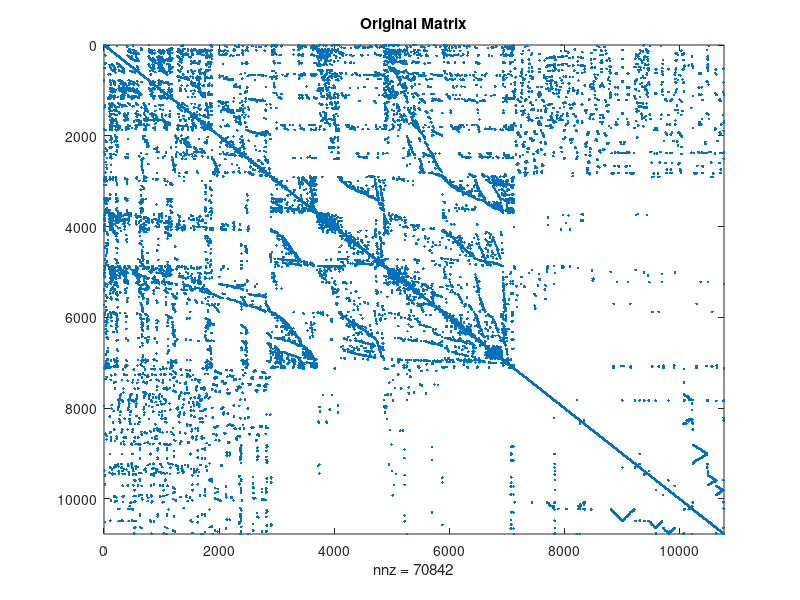
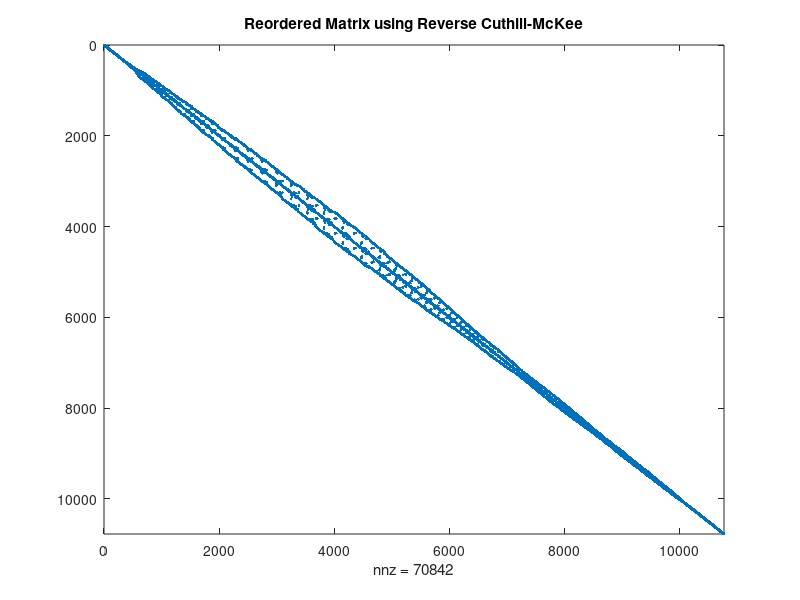

MATLAB code to generate these figures, in order:
% This script loads a symmetric positive definite matrix, applies the 
% reverse Cuthill–McKee ordering, visualizes the original and permuted
% matrices, computes Cholesky factorizations, and compares the results.

addpath('/Users/polad/NumericalComputing/Project 2');

% clear; clc; close all;

load('A_SymPosDef.mat');

figure;
spy(A_SymPosDef);
title('Original Matrix');

p = symrcm(A_SymPosDef);
A_rcm = A_SymPosDef(p, p);

figure;
spy(A_rcm);
title('Reordered Matrix using Reverse Cuthill-McKee');